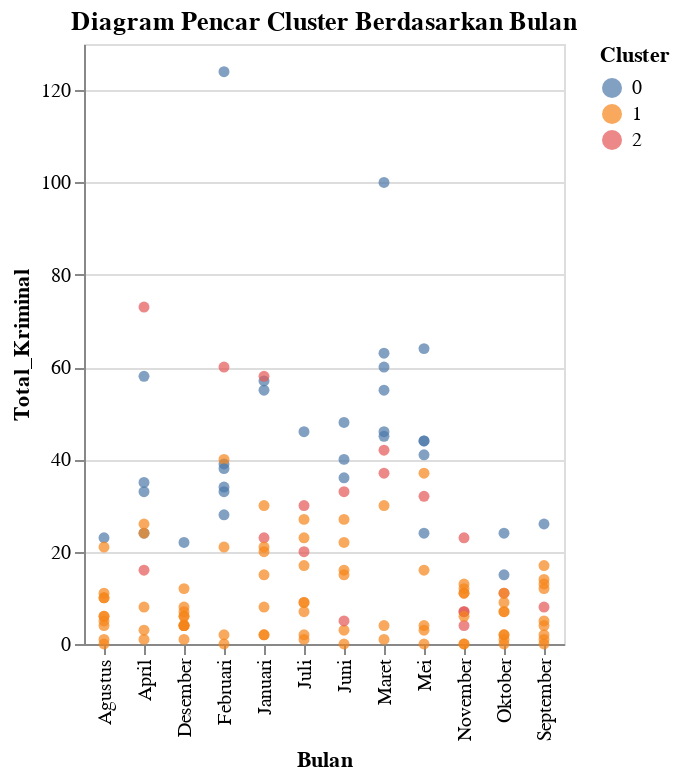

The code cell stored with this chart in its notebook:
### Code cell
# Change the column name to 'Total_Kriminal' (without space)
data['Total_Kriminal'] = data['Anirat'] + data['Curat'] + data['Curas'] + data['Curanmor'] + data['Peras/ Anc']

# Create the scatter plot
chart = alt.Chart(data).mark_circle().encode(
    x='Bulan',
    y='Total_Kriminal',  # Use the corrected column name here
    color='Cluster:N',  # Color points by cluster
    tooltip=['wilayah', 'Bulan', 'Total_Kriminal', 'Cluster'] # Use the corrected column name here
).properties(
    title='Diagram Pencar Cluster Berdasarkan Bulan'
)

# Combine all months and regions into a single chart
chart

### Figure 1 — Vega-Lite specification as saved in the notebook (floating-point values rounded to 4 significant figures; data arrays with more than 128 entries replaced by an {"elided": "..."} marker saying what was removed)
{"config": {"view": {"continuousWidth": 300, "continuousHeight": 300}}, "data": {"name": "data-d08269ac16d3e5c066114c8a45a3ae21"}, "mark": {"type": "circle"}, "encoding": {"color": {"field": "Cluster", "type": "nominal"}, "tooltip": [{"field": "wilayah", "type": "nominal"}, {"field": "Bulan", "type": "nominal"}, {"field": "Total_Kriminal", "type": "quantitative"}, {"field": "Cluster", "type": "quantitative"}], "x": {"field": "Bulan", "type": "nominal"}, "y": {"field": "Total_Kriminal", "type": "quantitative"}}, "title": "Diagram Pencar Cluster Berdasarkan Bulan", "$schema": "https://vega.github.io/schema/vega-lite/v5.20.1.json", "datasets": {"data-d08269ac16d3e5c066114c8a45a3ae21": {"elided": "132 records"}}}
